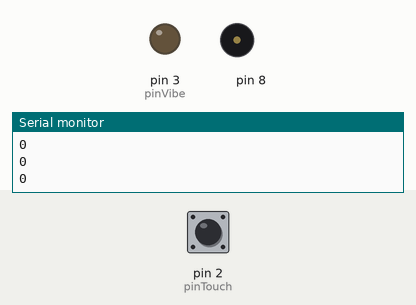
Recording of a sketch running on a simulated Arduino Uno, built with avr-gcc and run on an emulated ATmega328P. Shown: output pins drawn as LEDs (lit = HIGH), buzzer (waves = sounding), the last lines printed to the serial monitor. Inputs (shaded band) come from the test bench; at power-on: pin 2 (pinTouch) LOW.

Above: at 3.2 s.
3.3 s: pin 2 (pinTouch) pulled HIGH for 0.15 s
At 3.46 s:
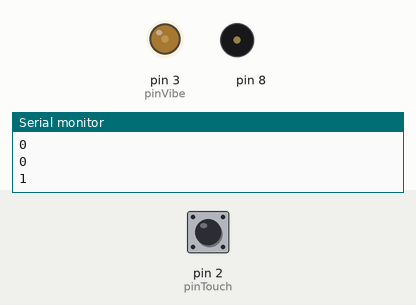
6.3 s: pin 2 (pinTouch) pulled HIGH for 3.2 s
At 7.07 s:
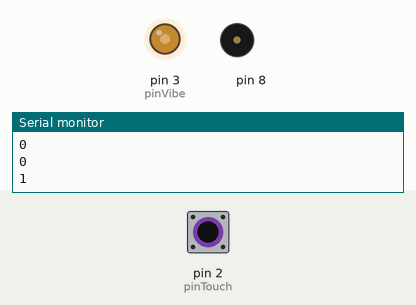
11.0 s: pin 2 (pinTouch) pulled HIGH for 1 s
At 12.87 s:
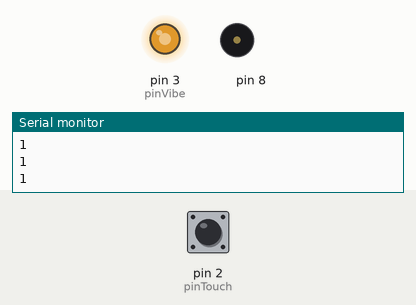
Timing chart, 0 to 14.5 s (numbered marks = the images above; inputs shaded):
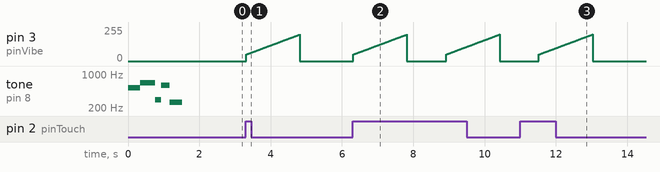

The sketch:

capative_touch.ino
```cpp
#include "pitches.h"
int inicio_notas[] = {
  NOTE_C5, NOTE_E5, NOTE_E5, NOTE_D4, NOTE_D5, NOTE_C4
};
int inicio_tiempos[] = {
  2, 4, 3, 4, 3, 2
};
boolean sound = true;
int pinTouch = 2;
int pinVibe = 3;

void setup() {
  // put your setup code here, to run once:
  pinMode(pinTouch, INPUT);
  pinMode(pinVibe, OUTPUT);
  Serial.begin(9600);
  playTono(inicio_notas, inicio_tiempos, 6, 0.7);
  delay(500);
}

void loop() {
  // put your main code here, to run repeatedly:
  Serial.println(digitalRead(pinTouch));

  if (digitalRead(pinTouch) == HIGH) {
    for (int i = 50; i < 200; i++) {
      analogWrite(pinVibe, i);
      delay(10);
    }
    digitalWrite(pinVibe, LOW);
    delay(1000);

  } else {
    digitalWrite(pinVibe, LOW);
  }
  delay(100);
}


void playTono(int notas[], int tiempos[], int tam, float tempo) {
  if (sound == true) {
    for (int nota = 0; nota < tam; nota++) {
      int tiempo = 1000 / tiempos[nota];
      tone(8, notas[nota], tiempo);
      int pauseBetweenNotes = tiempo * tempo;
      delay(pauseBetweenNotes);
      noTone(8);
    }
  }

}
```

pitches.h
```cpp
/*************************************************
 * Public Constants
 *************************************************/

#define NOTE_B0  31
#define NOTE_C1  33
#define NOTE_CS1 35
#define NOTE_D1  37
#define NOTE_DS1 39
#define NOTE_E1  41
#define NOTE_F1  44
#define NOTE_FS1 46
#define NOTE_G1  49
#define NOTE_GS1 52
#define NOTE_A1  55
#define NOTE_AS1 58
#define NOTE_B1  62
#define NOTE_C2  65
#define NOTE_CS2 69
#define NOTE_D2  73
#define NOTE_DS2 78
#define NOTE_E2  82
#define NOTE_F2  87
#define NOTE_FS2 93
#define NOTE_G2  98
#define NOTE_GS2 104
#define NOTE_A2  110
#define NOTE_AS2 117
#define NOTE_B2  123
#define NOTE_C3  131
#define NOTE_CS3 139
#define NOTE_D3  147
#define NOTE_DS3 156
#define NOTE_E3  165
#define NOTE_F3  175
#define NOTE_FS3 185
#define NOTE_G3  196
#define NOTE_GS3 208
#define NOTE_A3  220
#define NOTE_AS3 233
#define NOTE_B3  247
#define NOTE_C4  262
#define NOTE_CS4 277
#define NOTE_D4  294
#define NOTE_DS4 311
#define NOTE_E4  330
#define NOTE_F4  349
#define NOTE_FS4 370
#define NOTE_G4  392
#define NOTE_GS4 415
#define NOTE_A4  440
#define NOTE_AS4 466
#define NOTE_B4  494
#define NOTE_C5  523
#define NOTE_CS5 554
#define NOTE_D5  587
#define NOTE_DS5 622
#define NOTE_E5  659
#define NOTE_F5  698
#define NOTE_FS5 740
#define NOTE_G5  784
#define NOTE_GS5 831
#define NOTE_A5  880
#define NOTE_AS5 932
#define NOTE_B5  988
#define NOTE_C6  1047
#define NOTE_CS6 1109
#define NOTE_D6  1175
#define NOTE_DS6 1245
#define NOTE_E6  1319
#define NOTE_F6  1397
#define NOTE_FS6 1480
#define NOTE_G6  1568
#define NOTE_GS6 1661
#define NOTE_A6  1760
#define NOTE_AS6 1865
#define NOTE_B6  1976
#define NOTE_C7  2093
#define NOTE_CS7 2217
#define NOTE_D7  2349
#define NOTE_DS7 2489
#define NOTE_E7  2637
#define NOTE_F7  2794
#define NOTE_FS7 2960
#define NOTE_G7  3136
#define NOTE_GS7 3322
#define NOTE_A7  3520
#define NOTE_AS7 3729
#define NOTE_B7  3951
#define NOTE_C8  4186
#define NOTE_CS8 4435
#define NOTE_D8  4699
#define NOTE_DS8 4978
```

Measured:
- after the input at 3.3 s, pin 3 (pinVibe): rises from 0/255 to 199/255 in 1.5 s, then falls to 0/255 in 0.01 s
- after the input at 6.3 s, pin 3 (pinVibe): ramps from 0/255 to 199/255 and jumps back, once every 2.6 s
- after the input at 11.0 s, pin 3 (pinVibe): rises from 0/255 to 199/255 in 1.5 s, then falls to 0/255 in 0.01 s
